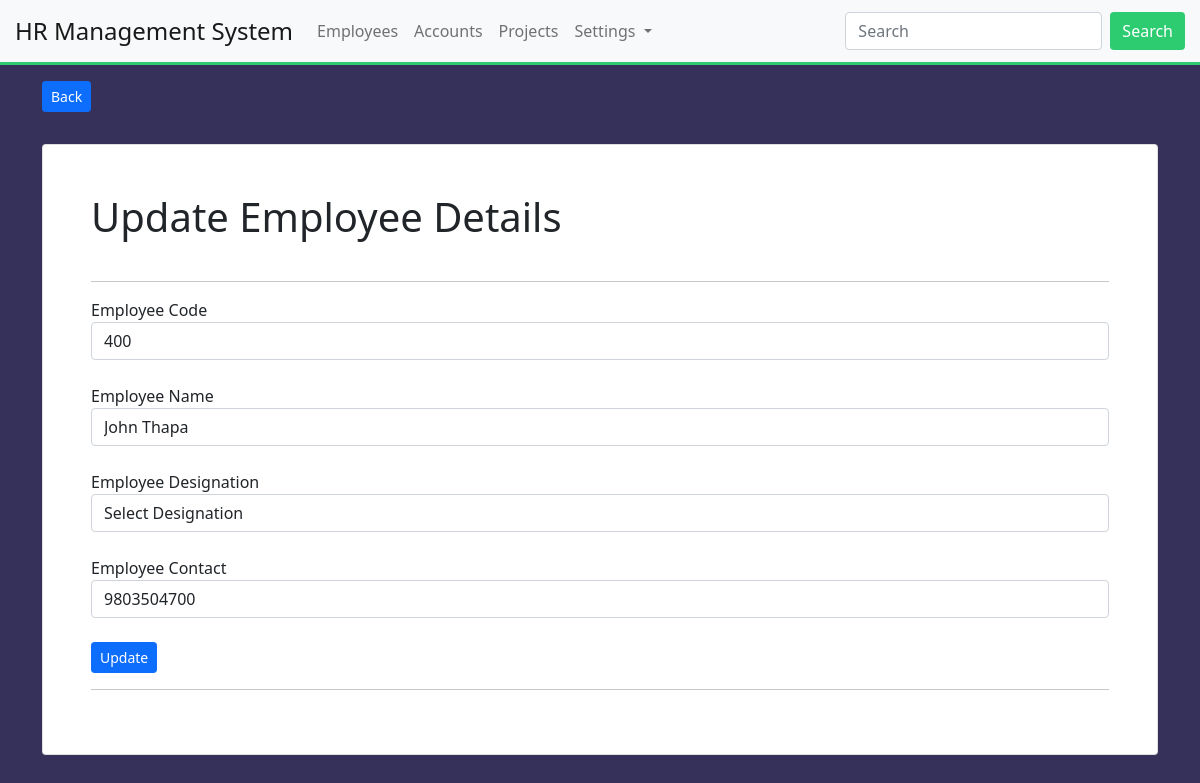
The app's page /employees/edit/400/ (signed in) with its own data.
### Employees/models.py (models this page shows, shortened)
class EmployeeDetail(models.Model):
    employee_code = models.PositiveIntegerField(primary_key=True, auto_created=True)
    employee_name = models.CharField(max_length=30)
    employee_designation = models.ForeignKey(EmployeeDesignation, on_delete=models.CASCADE)
    employee_contact = models.CharField(max_length=10)
    employee_image = models.FileField(upload_to="images/employeeImage", blank=True, null=True)
    is_active = models.BooleanField(default=True)
    class Meta:
        db_table = "employee_details"
        ordering = ["-employee_name"]

### Employees/views.py (the view)
# urls.py: path('edit/<int:pk>/', views.employee_edit, name='employee_edit'),
@login_required(login_url='/login/')
def employee_edit(request, pk):
    employee_obj=EmployeeDetail.objects.get(pk=pk)
    designation_obj=EmployeeDesignation.objects.all()
    context={"data": employee_obj, "employee_designation": designation_obj}
    if request.method == "POST":
        employee_obj= EmployeeCreateForm(data=request.POST, instance=employee_obj)
        if employee_obj.is_valid():
            employee_obj.save()
            messages.success(request, "Updated succesfully")
            return redirect("employee_show", pk)   #redirecting to url having pk or id
    return render(request, 'employees/employee_edit.html', context)

### templates/employees/employee_edit.html (shortened to what this page needs)
{% extends 'layouts/master.html' %}
{% block content %}
<div class="container">
    <a href="{% url 'employee_list' %}" class="btn btn-sm btn-primary mb-3 mt-3">Back</a>
    <div class="card p-5 mt-3">
        <h1 class="mb-4">Update Employee Details</h1>
        <hr>
        <form action="{% url 'employee_edit' data.pk %}" method="post">
            <div class="form-group mb-4">
                <label for="employee_code">Employee Code</label>
                <input type="number" name="employee_code" value="{{ data.employee_code }}" class="form-control">
            </div>
            <div class="form-group mb-4">
                <label for="employee_name">Employee Name</label>
                <input type="text" name="employee_name" value="{{ data.employee_name }}" class="form-control">
            </div>
            <div class="form-group mb-4">
                <label for="employee_designation">Employee Designation</label>
                <select name="employee_designation" class="form-control">
                    <option value="0">Select Designation</option>
                </select>
            </div>
            <div class="form-group mb-4">
                <label for="employee_contact">Employee Contact</label>
                <input type="number" name="employee_contact" value="{{ data.employee_contact }}" class="form-control">
            </div>
            <input type="submit" value="Update" class="btn btn-primary btn-sm">
        </form>
        <hr>
    </div>
</div>
{% endblock %}

### static/css/master.css (style rules this page uses)
:root { --primary-color: #3498db; --secondary-color: #2ecc71; --text-color: #333; }
body { background-color: #35315a; }

### records on screen
EmployeeDetail: employee_code "400", employee_name "John Thapa", employee_contact "9803504700"
